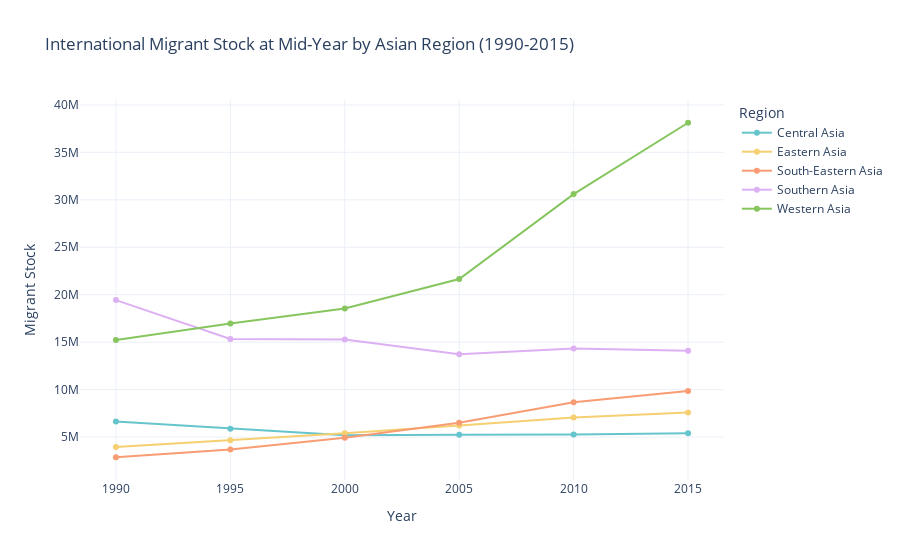

Notebook code for this chart:
### Code cell
#Line graph of international migrant stock at mid-year by Asian region (1990-2015)

MSAsianRegion = table1_clean.groupby(["Year", "Sex", "Major Area", "Region"]).sum("Migrant Stock").reset_index()
MSAsianRegion = MSAsianRegion[(MSAsianRegion["Major Area"] == "Asia") & (MSAsianRegion["Sex"] == "Both Sexes")].reset_index()

fig3 = px.line(MSAsianRegion, x = "Year", y = "Migrant Stock", color = "Region",
              title = "International Migrant Stock at Mid-Year by Asian Region (1990-2015)",
              markers = True, color_discrete_sequence=px.colors.qualitative.Pastel)

fig3.show()

### Figure 1 — Plotly figure (JSON) as saved in the notebook; plotly's stock layout.template omitted (floating-point values rounded to 4 significant figures)
{"data": [{"hovertemplate": "Region=Central Asia<br>Year=%{x}<br>Migrant Stock=%{y}<extra></extra>", "legendgroup": "Central Asia", "line": {"color": "rgb(102, 197, 204)", "dash": "solid"}, "marker": {"symbol": "circle"}, "mode": "markers+lines", "name": "Central Asia", "orientation": "v", "showlegend": true, "type": "scatter", "x": ["1990", "1995", "2000", "2005", "2010", "2015"], "xaxis": "x", "y": [6630683, 5890035, 5183872, 5238699, 5262414, 5393504], "yaxis": "y"}, {"hovertemplate": "Region=Eastern Asia<br>Year=%{x}<br>Migrant Stock=%{y}<extra></extra>", "legendgroup": "Eastern Asia", "line": {"color": "rgb(246, 207, 113)", "dash": "solid"}, "marker": {"symbol": "circle"}, "mode": "markers+lines", "name": "Eastern Asia", "orientation": "v", "showlegend": true, "type": "scatter", "x": ["1990", "1995", "2000", "2005", "2010", "2015"], "xaxis": "x", "y": [3959345, 4658475, 5393081, 6229524, 7061814, 7596693], "yaxis": "y"}, {"hovertemplate": "Region=South-Eastern Asia<br>Year=%{x}<br>Migrant Stock=%{y}<extra></extra>", "legendgroup": "South-Eastern Asia", "line": {"color": "rgb(248, 156, 116)", "dash": "solid"}, "marker": {"symbol": "circle"}, "mode": "markers+lines", "name": "South-Eastern Asia", "orientation": "v", "showlegend": true, "type": "scatter", "x": ["1990", "1995", "2000", "2005", "2010", "2015"], "xaxis": "x", "y": [2876616, 3700057, 4926833, 6522343, 8661853, 9867722], "yaxis": "y"}, {"hovertemplate": "Region=Southern Asia<br>Year=%{x}<br>Migrant Stock=%{y}<extra></extra>", "legendgroup": "Southern Asia", "line": {"color": "rgb(220, 176, 242)", "dash": "solid"}, "marker": {"symbol": "circle"}, "mode": "markers+lines", "name": "Southern Asia", "orientation": "v", "showlegend": true, "type": "scatter", "x": ["1990", "1995", "2000", "2005", "2010", "2015"], "xaxis": "x", "y": [19436343, 15343019, 15278020, 13722011, 14326591, 14103682], "yaxis": "y"}, {"hovertemplate": "Region=Western Asia<br>Year=%{x}<br>Migrant Stock=%{y}<extra></extra>", "legendgroup": "Western Asia", "line": {"color": "rgb(135, 197, 95)", "dash": "solid"}, "marker": {"symbol": "circle"}, "mode": "markers+lines", "name": "Western Asia", "orientation": "v", "showlegend": true, "type": "scatter", "x": ["1990", "1995", "2000", "2005", "2010", "2015"], "xaxis": "x", "y": [15239274, 16956639, 18559009, 21658647, 30601647, 38119524], "yaxis": "y"}], "layout": {"legend": {"title": {"text": "Region"}, "tracegroupgap": 0}, "title": {"text": "International Migrant Stock at Mid-Year by Asian Region (1990-2015)"}, "xaxis": {"anchor": "y", "domain": [0, 1], "title": {"text": "Year"}}, "yaxis": {"anchor": "x", "domain": [0, 1], "title": {"text": "Migrant Stock"}}}}
